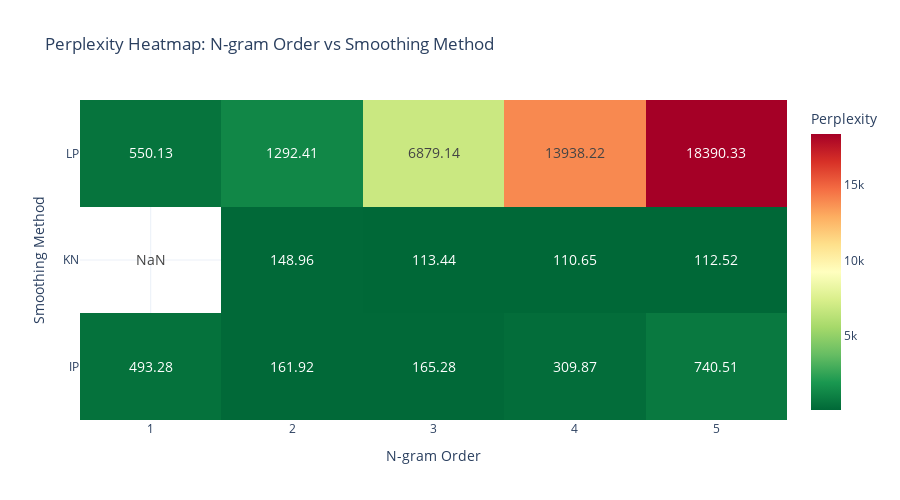

Notebook code for this chart:
### Markdown cell above
### Perplexity Heatmap

### Code cell
# create pivot table for heatmap
pivot_data = df_results.pivot(index='smoothing', columns='n', values='val_perplexity')

# create heatmap
fig = go.Figure(data=go.Heatmap(
    z=pivot_data.values,
    x=pivot_data.columns,
    y=pivot_data.index,
    colorscale='RdYlGn_r',  # red for high (bad), green for low (good)
    text=np.round(pivot_data.values, 2),
    texttemplate='%{text}',
    textfont={"size": 14},
    colorbar=dict(title="Perplexity")
))

fig.update_layout(
    title="Perplexity Heatmap: N-gram Order vs Smoothing Method",
    xaxis_title="N-gram Order",
    yaxis_title="Smoothing Method",
    height=500,
    template="plotly_white"
)

fig.show()

### Figure 1 — Plotly figure (JSON) as saved in the notebook; plotly's stock layout.template omitted (floating-point values rounded to 4 significant figures)
{"data": [{"colorbar": {"title": {"text": "Perplexity"}}, "colorscale": [[0.0, "rgb(0,104,55)"], [0.1, "rgb(26,152,80)"], [0.2, "rgb(102,189,99)"], [0.3, "rgb(166,217,106)"], [0.4, "rgb(217,239,139)"], [0.5, "rgb(255,255,191)"], [0.6, "rgb(254,224,139)"], [0.7, "rgb(253,174,97)"], [0.8, "rgb(244,109,67)"], [0.9, "rgb(215,48,39)"], [1.0, "rgb(165,0,38)"]], "text": [[493.3, 161.9, 165.3, 309.9, 740.5], [NaN, 149.0, 113.4, 110.7, 112.5], [550.1, 1292.0, 6879.0, 13940.0, 18390.0]], "textfont": {"size": 14}, "texttemplate": "%{text}", "x": [1, 2, 3, 4, 5], "y": ["IP", "KN", "LP"], "z": [[493.3, 161.9, 165.3, 309.9, 740.5], [NaN, 149.0, 113.4, 110.6, 112.5], [550.1, 1292.0, 6879.0, 13940.0, 18390.0]], "type": "heatmap"}], "layout": {"title": {"text": "Perplexity Heatmap: N-gram Order vs Smoothing Method"}, "xaxis": {"title": {"text": "N-gram Order"}}, "yaxis": {"title": {"text": "Smoothing Method"}}, "height": 500}}
